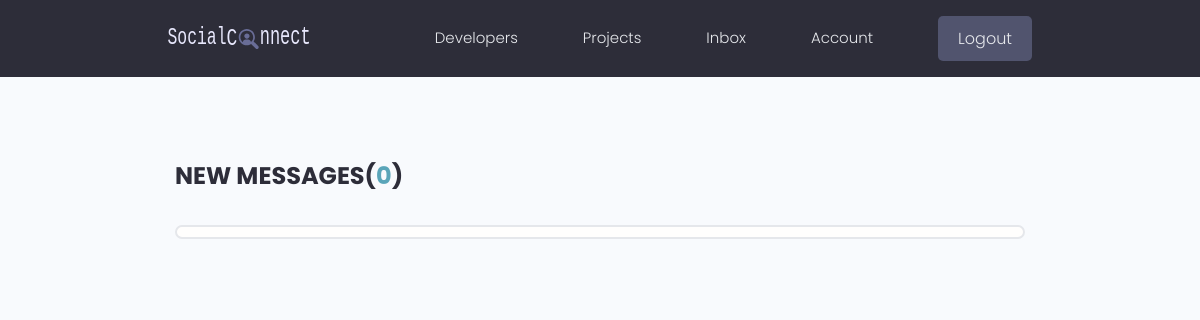
/users/inbox/ (signed in), run on an earlier commit of the app's database.
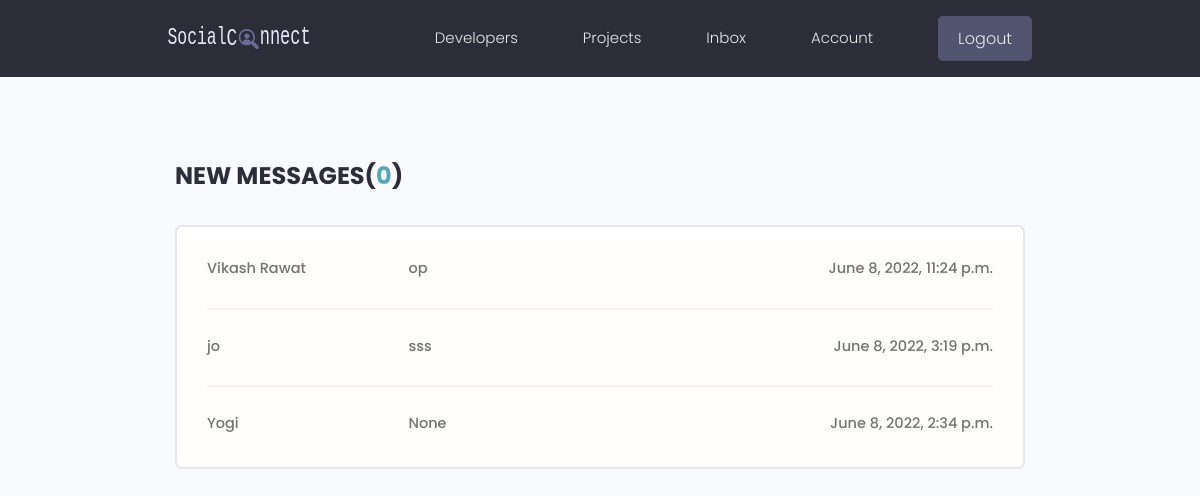
And on a later commit of the database.
### users/models.py (models this page shows, shortened)
class Message(models.Model):
    sender = models.ForeignKey(Profile,on_delete=models.SET_NULL,null=True,blank=True)
    recipient = models.ForeignKey(Profile,on_delete=models.SET_NULL,null=True,blank=True,related_name="messages")
    name = models.CharField(max_length=200,null=True,blank=True)
    email = models.EmailField(max_length=200,null=True,blank=True)
    subject = models.CharField(max_length=200,null=True,blank=True)
    body = models.TextField()
    is_read = models.BooleanField(default=False,null=True)
    created_at = models.DateTimeField(auto_now_add=True)
    id = models.UUIDField(primary_key=True,unique=True,editable=False,default=uuid.uuid4)
    class Meta:
        ordering = ['is_read','-created_at']

### users/views.py (the view)
# urls.py: path('inbox/',views.inbox,name="inbox"),
@login_required(login_url='login')
def inbox(request):
    profile = request.user.profile
    messageRequests = profile.messages.all()
    unreadCount = messageRequests.filter(is_read=False).count()
    context = {'messageRequests': messageRequests, 'unreadCount': unreadCount}
    return render(request, 'users/inbox.html', context)

### users/templates/users/inbox.html
{% extends 'main.html' %}
{% block content %}
<main class="inbox my-xl">
  <div class="content-box">
    <h3 class="inbox__title">New Messages(<span>{{unreadCount}}</span>)</h3>
    <ul class="messages">
      {% for message in messageRequests %}
      {% if message.is_read == False %}
      <li class="message message--unread">
        {% else %}
      <li class="message">
        {% endif %}
        <a href="{% url 'message' message.id %}">
          <span class="message__author">{{message.name}}</span>
          <span class="message__subject">{{message.subject}}</span>
          <span class="message__date">{{message.created_at}}</span>
        </a>
      </li>
      {% endfor %}
    </ul>
  </div>
</main>
{% endblock content %}

What changed in the data, as far as the page shows it:
added Message: name "Vikash Rawat", subject "op", created_at "June 8, 2022, 11:24 p.m."
added Message: name "jo", subject "sss", created_at "June 8, 2022, 3:19 p.m."
added Message: name "Yogi", subject "None", created_at "June 8, 2022, 2:34 p.m."
